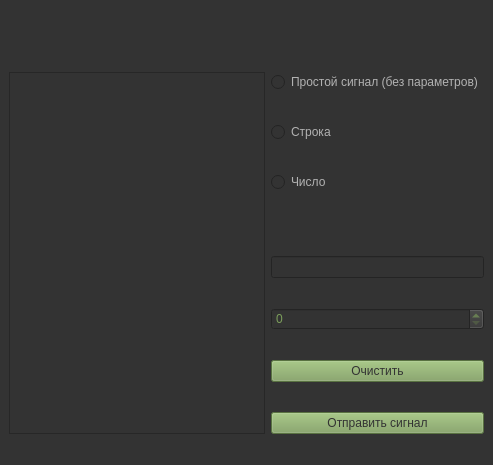
<?xml version="1.0" encoding="UTF-8"?>
<ui version="4.0">
 <class>MainWindow</class>
 <widget class="QMainWindow" name="MainWindow">
  <property name="geometry">
   <rect>
    <x>0</x>
    <y>0</y>
    <width>493</width>
    <height>465</height>
   </rect>
  </property>
  <property name="windowTitle">
   <string>MainWindow</string>
  </property>
  <property name="styleSheet">
   <string notr="true">background-color: rgb(51, 51, 51);</string>
  </property>
  <widget class="QWidget" name="centralwidget">
   <property name="sizePolicy">
    <sizepolicy hsizetype="Maximum" vsizetype="Maximum">
     <horstretch>0</horstretch>
     <verstretch>0</verstretch>
    </sizepolicy>
   </property>
   <layout class="QVBoxLayout" name="verticalLayout">
    <item>
     <layout class="QGridLayout" name="gridLayout">
      <property name="verticalSpacing">
       <number>30</number>
      </property>
      <item row="7" column="1">
       <widget class="QPushButton" name="pb_clear">
        <property name="styleSheet">
         <string notr="true">background-color: rgb(124, 159, 91);
color: rgb(51, 51, 51);</string>
        </property>
        <property name="text">
         <string>Очистить</string>
        </property>
       </widget>
      </item>
      <item row="2" column="1">
       <widget class="QRadioButton" name="rb_sendStr">
        <property name="styleSheet">
         <string notr="true">color: rgb(178, 178, 178);</string>
        </property>
        <property name="text">
         <string>Строка</string>
        </property>
       </widget>
      </item>
      <item row="5" column="1">
       <widget class="QLineEdit" name="le_str">
        <property name="styleSheet">
         <string notr="true">color: rgb(124, 159, 91);
selection-color: rgb(124, 159, 91);
selection-background-color: rgb(124, 159, 91);
border-color: rgb(124, 159, 91);
alternate-background-color: rgb(124, 159, 91);</string>
        </property>
       </widget>
      </item>
      <item row="3" column="1">
       <widget class="QRadioButton" name="rb_sendNum">
        <property name="styleSheet">
         <string notr="true">color: rgb(178, 178, 178);</string>
        </property>
        <property name="text">
         <string>Число</string>
        </property>
       </widget>
      </item>
      <item row="1" column="1">
       <widget class="QRadioButton" name="rb_simpleSig">
        <property name="styleSheet">
         <string notr="true">color: rgb(178, 178, 178);</string>
        </property>
        <property name="text">
         <string>Простой сигнал (без параметров)</string>
        </property>
       </widget>
      </item>
      <item row="8" column="1">
       <widget class="QPushButton" name="pb_sendSignal">
        <property name="styleSheet">
         <string notr="true">color: rgb(51, 51, 51);
background-color: rgb(124, 159, 91);</string>
        </property>
        <property name="text">
         <string>Отправить сигнал</string>
        </property>
       </widget>
      </item>
      <item row="0" column="1">
       <spacer name="verticalSpacer_2">
        <property name="orientation">
         <enum>Qt::Vertical</enum>
        </property>
        <property name="sizeType">
         <enum>QSizePolicy::Preferred</enum>
        </property>
        <property name="sizeHint" stdset="0">
         <size>
          <width>20</width>
          <height>70</height>
         </size>
        </property>
       </spacer>
      </item>
      <item row="4" column="1">
       <spacer name="verticalSpacer">
        <property name="orientation">
         <enum>Qt::Vertical</enum>
        </property>
        <property name="sizeHint" stdset="0">
         <size>
          <width>20</width>
          <height>40</height>
         </size>
        </property>
       </spacer>
      </item>
      <item row="6" column="1">
       <widget class="QSpinBox" name="spB_num">
        <property name="styleSheet">
         <string notr="true">color: rgb(124, 159, 91);
selection-color: rgb(124, 159, 91);
selection-background-color: rgb(124, 159, 91);
border-color: rgb(124, 159, 91);
alternate-background-color: rgb(124, 159, 91);</string>
        </property>
       </widget>
      </item>
      <item row="1" column="0" rowspan="8">
       <widget class="QTextBrowser" name="tb_result">
        <property name="sizePolicy">
         <sizepolicy hsizetype="Minimum" vsizetype="Minimum">
          <horstretch>0</horstretch>
          <verstretch>0</verstretch>
         </sizepolicy>
        </property>
        <property name="styleSheet">
         <string notr="true">color: rgb(113, 159, 78);</string>
        </property>
       </widget>
      </item>
     </layout>
    </item>
   </layout>
  </widget>
  <widget class="QMenuBar" name="menubar">
   <property name="geometry">
    <rect>
     <x>0</x>
     <y>0</y>
     <width>493</width>
     <height>21</height>
    </rect>
   </property>
  </widget>
  <widget class="QStatusBar" name="statusbar"/>
 </widget>
 <resources/>
 <connections>
  <connection>
   <sender>pb_clear</sender>
   <signal>clicked()</signal>
   <receiver>tb_result</receiver>
   <slot>clear()</slot>
   <hints>
    <hint type="sourcelabel">
     <x>325</x>
     <y>396</y>
    </hint>
    <hint type="destinationlabel">
     <x>239</x>
     <y>396</y>
    </hint>
   </hints>
  </connection>
 </connections>
</ui>
